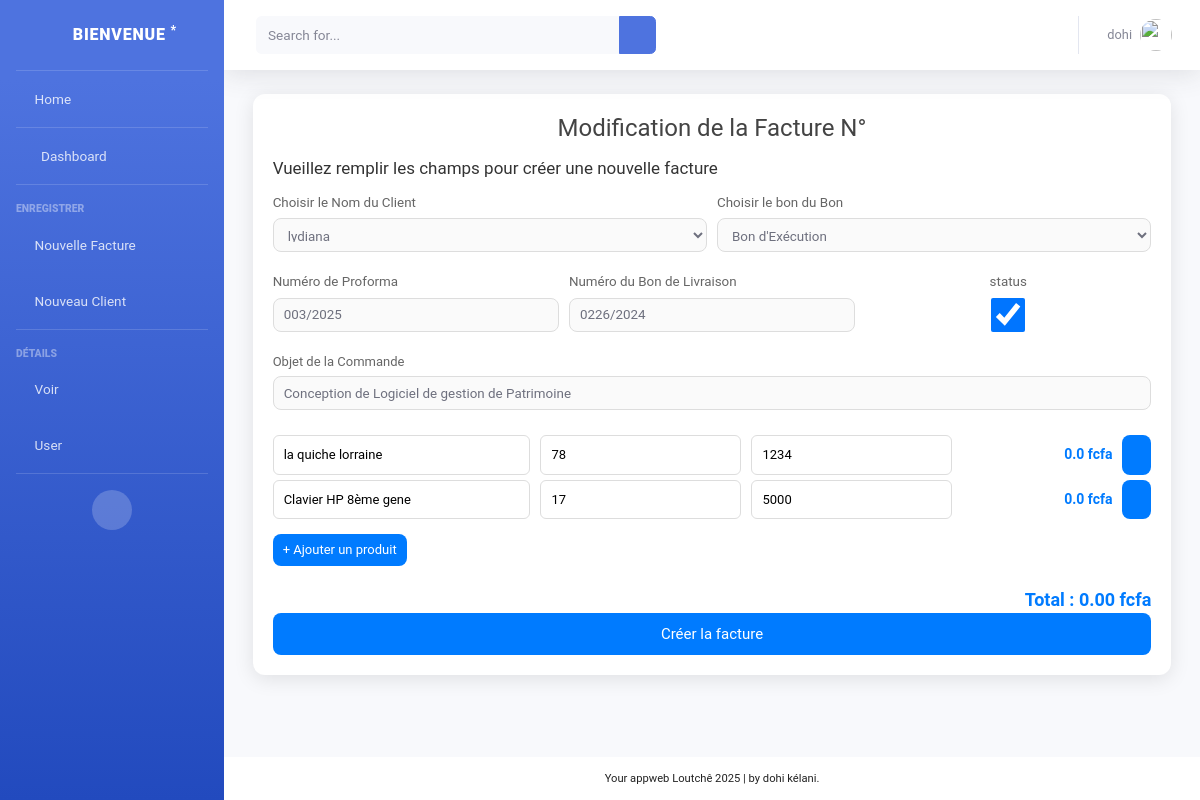
The page /dohi/liste_facture/modifier_facture/2/ (signed in) on the database its author committed.
### gestion_factures/models.py (models this page shows, shortened)
class Proforma(models.Model):
    boncommande = models.ForeignKey(BonCommande, on_delete=models.CASCADE, related_name='proformas')
    client = models.ForeignKey(Client, on_delete=models.CASCADE)
    numero_proforma = models.CharField(max_length=150, blank=False, null=False)
    objet = models.CharField(max_length=255 ,blank=False, null=False)
    status = models.BooleanField(default=False, blank=True)
    save_by = models.ForeignKey(User, on_delete=models.PROTECT, related_name='user_clients')
    date_proforma = models.DateTimeField(auto_now_add=True)
    class Meta:
        ordering = ['-date_proforma']
    def montant_ht(self):
        return sum(i.montant_proforma() for i in self.details_proforma.all())
    def montant_tva(self):
        return int((self.montant_ht() * 18) / 100)
    def montant_ttc(self):
        return self.montant_ht() + self.montant_tva()
    montant_ht.short_description = 'HT'
    montant_tva.short_description = 'TVA'
    montant_ttc.short_description = 'TTC'

class BonLivraison(models.Model):
    Descrip = (
        ('bl', 'Bon de Livraison'),
        ('be', 'Bon d\'Exécution'),
    )
    numero_bl = models.CharField(max_length=150, blank=False, null=False, default='aucun')
    facture_def = models.ForeignKey(FactureDefinitive, on_delete=models.CASCADE, related_name='bons_livraison')
    client = models.ForeignKey(Client, on_delete=models.CASCADE)
    status = models.BooleanField(default=False, blank=True)
    objet = models.CharField(max_length=255, blank=False, null=False)
    save_by = models.ForeignKey(User, on_delete=models.PROTECT, related_name='user_bon_livraison')
    nom_bon = models.CharField(max_length=2, choices=Descrip, blank=True, null=True, default="bl")
    date_bl = models.DateTimeField(auto_now_add=True)
    class Meta:
        ordering = ['-date_bl']
    def total_qte (self):
        return sum(i.qte_produit for i in self.details_bons_livraison.all())
    total_qte.short_description = 'total_Quantite'

class DetailsProforma(models.Model):
    proforma = models.ForeignKey(Proforma, on_delete=models.CASCADE, related_name='details_proforma')
    nom_produit = models.CharField(max_length=225, blank=False, null=False)
    qte_produit = models.IntegerField(blank=False, null=False)
    prix_produit = models.IntegerField(blank=False, null=False)
    def montant_proforma(self):
        return self.qte_produit * self.prix_produit
    montant_proforma.short_description = 'montant'

### gestion_factures/views.py (the view)
# urls.py: path('<str:username>/liste_facture/modifier_facture/<int:id>/', modifier_facture, name='modifier_facture'),
@login_required(login_url='/')
@user_passes_test(is_user)
def modifier_facture (request, username, id, *args, **kwargs):
    user = User.objects.get(username=username)
    try:
        proforma =  Proforma.objects.get(id=id)
        bon_commande = proforma.boncommande
        facture = FactureDefinitive.objects.get(proforma=proforma)
        bon_livraison = BonLivraison.objects.get(facture_def=facture)
        details_produits = DetailsProforma.objects.filter(proforma=id)
    except:
        messages.error(request, "Facture introuvable.")
        return redirect('list_facture', username=user)
    if request.method == 'POST':
        print(f'la facture à modifier est la facture N°{proforma.numero_proforma}')
        form_facture = FormFacture(request.POST)
        form_produit = FormProduit(request.POST)
        if form_facture.is_valid() and form_produit.is_valid():
            client = form_facture.cleaned_data['client']
            nom_bon = form_facture.cleaned_data['nom_bon']
            numero_proforma = form_facture.cleaned_data['numero_proforma']
            numero_bl = form_facture.cleaned_data['numero_bl']
            status = form_facture.cleaned_data['status']
            objet = form_facture.cleaned_data['objet']
            proforma.numero_proforma = numero_proforma
            proforma.numero_bl = numero_bl
            proforma.status = status
            proforma.objet = objet
            proforma.client = client
            proforma.save()
            facture.status = status
            facture.objet = objet
            facture.client = client
            facture.save_by = user
            facture.save()
            bon_livraison.numero_bl = numero_bl
            bon_livraison.status = status
            bon_livraison.objet = objet
            bon_livraison.client = client
            bon_livraison.nom_bon = nom_bon
            bon_livraison.save_by = user
            bon_livraison.save()
            for i in range(0, len(request.POST.getlist('nom_produit'))):
                nom_produit = request.POST.getlist('nom_produit')[i]
                qte_produit = int(request.POST.getlist('qte_produit')[i])
                prix_produit = int(request.POST.getlist('prix_produit')[i])
                DetailsBonCommande.objects.update_or_create(
                    boncommande = bon_commande,
                    nom_produit = nom_produit,
                    qte_produit = qte_produit,
                    prix_produit = prix_produit
                )
                DetailsProforma.objects.update_or_create(
                    proforma = proforma,
                    nom_produit = nom_produit,
                    qte_produit = qte_produit,
                    prix_produit = prix_produit
                )
                DetailsFacture_Def.objects.update_or_create(
                    facture_def = facture,
                    nom_produit = nom_produit,
                    qte_produit = qte_produit,
                    prix_produit = prix_produit
                )
                DetailsBonLivraison.objects.update_or_create(
                    bonlivraison = bon_livraison,
                    nom_produit = nom_produit,
                    qte_produit = qte_produit
                )
                Produit.objects.update_or_create(
                    boncommande = bon_commande,
                    nom_produit = nom_produit,
                    prix_produit = prix_produit
                )
        else:
            messages.error(request, 'le formulaire est invalide')
        messages.success(request, f'la fcture N°{proforma.numero_proforma} a été modifier avec succès!')
        return redirect('liste_facture', username=user)
    else:
        formFacture = FormFacture(initial={
            'client': proforma.client,
            'nom_bon': bon_livraison.nom_bon,
            'numero_proforma': proforma.numero_proforma,
            'numero_bl': bon_livraison.numero_bl,
            'status': proforma.status,
            'objet': proforma.objet,
        })
        formProduits = []
        for i, detail in enumerate(details_produits):
            formProduit = FormProduit(initial={
                'nom_produit': detail.nom_produit,
                'qte_produit': detail.qte_produit,
                'prix_produit': detail.prix_produit,
            })
            formProduits.append(formProduit)
    return render(request, 'modifier_facture.html', {
        'user': user,
        'form_facture': formFacture,
        'form_produit': formProduits,
    })

### gestion_factures/models.py (called while the page is built)
    def __str__(self):
        return self.nom

### gestion_factures/views.py (called while the page is built)
def is_user(user):
    return user.is_authenticated

### gestion_factures/templates/modifier_facture.html (shortened to what this page needs)
<!DOCTYPE html>
{% load static %}
<html lang="fr">
<head>
    <link href="{% static 'vendor/fontawesome-free/css/all.min.css' %}" rel="stylesheet" type="text/css">
    <link href="{% static 'css/sb-admin-2.min.css' %}" rel="stylesheet">
</head>
<body id="page-top">
    <div id="wrapper">
        {% include "sidebar.html" %}
        <div id="content-wrapper" class="d-flex flex-column">
            <div id="content">
                {% include "navbar.html" %}
                <div class="container-fluid">
                    <div class="container">
                        <h1>Modification de la Facture N°{{ proforma.numero_proforma }}</h1>
                        <form id="orderForm" method="post">
                            <h3>Vueillez remplir les champs pour créer une nouvelle facture</h3>
                            <div class="form-group1">
                                <div>
                                    <label>{{ form_facture.client.label }}</label>
                                    {{ form_facture.client }}
                                </div>
                                <div>
                                    <label>{{ form_facture.nom_bon.label }}</label>
                                    {{ form_facture.nom_bon }}
                                </div>
                            </div>
                            <div class="products">
                                <div class="form-group1">
                                    <div>
                                        <label >{{ form_facture.numero_proforma.label }}</label>
                                        {{ form_facture.numero_proforma }}
                                    </div>
                                    <div>
                                        <label>{{ form_facture.numero_bl.label }}</label>
                                        {{ form_facture.numero_bl }}
                                    </div>
                                    <div style="text-align: center;">
                                        <label>{{ form_facture.status.label }}</label>
                                        {{ form_facture.status }}
                                    </div>
                                </div>
                                <div class="form-group">
                                    <label>{{ form_facture.objet.label }}</label>
                                    {{ form_facture.objet }}
                                </div>
                                <div id="productList">
                                    {% for detail in form_produit %}
                                        <div class="product-item">
                                            {{ detail.nom_produit }}
                                            {{ detail.qte_produit }}
                                            {{ detail.prix_produit }}
                                            <span class="product-total">0.0 fcfa</span>
                                            <button type="button" class="remove-product-btn" onclick="removeProduct(this)"><i class="fas fa-trash"></i></button>
                                        </div>
                                    {% endfor %}
                                </div>
                                <button type="button" class="add-product-btn" onclick="addProduct()">+ Ajouter un produit</button>
                            </div>
                            <div class="total-container">
                                Total : <span id="totalPrice">0.00</span> fcfa
                            </div>
                            <button type="submit" class="submit-btn">Créer la facture</button>
                        </form>
                    </div>
                </div>
            </div>
            {% include "footer.html" %}
        </div>
    </div>
</body>
</html>

### Facture Loutche/gestion_factures/templates/navbar.html (shortened to what this page needs)
{% load static %}
<nav class="navbar navbar-expand navbar-light bg-white topbar mb-4 static-top shadow">
    <form
        class="d-none d-sm-inline-block form-inline mr-auto ml-md-3 my-2 my-md-0 mw-100 navbar-search">
        <div class="input-group">
            <input type="text" class="form-control bg-light border-0 small" placeholder="Search for..."
                aria-label="Search" aria-describedby="basic-addon2">
            <div class="input-group-append">
                <button class="btn btn-primary" type="button">
                    <i class="fas fa-search fa-sm"></i>
                </button>
            </div>
        </div>
    </form>
    <ul class="navbar-nav ml-auto">
        <li class="nav-item dropdown no-arrow">
            <a class="nav-link dropdown-toggle" href="#" id="userDropdown" role="button" data-toggle="dropdown" aria-haspopup="true" aria-expanded="false">
                <span class="mr-2 d-none d-lg-inline text-gray-600 small">
                {% if user.is_authenticated %}
                    {{ user.username }}
                {% endif %}
                </span>
                <img class="img-profile rounded-circle" src="{% static 'img/undraw_profile.svg' %}">
            </a>
        </li>
    </ul>
</nav>

### gestion_factures/templates/modifier_facture.html (style rules this page uses)
* { box-sizing: border-box; }
input[type ="checkbox"] { cursor: pointer; }
body { margin: 0; font-family: 'Roboto', sans-serif; background-color: #f4f4f9; color: #222; }
.container { width: 99%; margin: 20px auto; background: #fff; border-radius: 12px; box-shadow: 0 4px 20px rgba(0, 0, 0, 0.1); padding: 20px; }
h1 { text-align: center; color: #444; font-size: 24px; margin-bottom: 15px; }
.form-group { margin-bottom: 25px; }
.form-group1 { display: flex; gap: 10px; margin-bottom: 20px; }
.form-group1 div { width: 50%; }
.form-group label { display: block; font-size: 13px; margin-bottom: 5px; color: #666; }
.form-group1 label { display: block; font-size: 13.4px; margin-bottom: 5px; color: #666; }
.form-group input, .form-group1 input, .form-group select, .form-group1 select { width: 100%; padding: 9px 10px; border: 1px solid #ddd; border-radius: 8px; font-size: 13.4px; background: #fafafa; transition: border-color 0.3s ease; }
h3 { margin-bottom: 15px; font-size: 17px; color: #333; }
.product-item { display: flex; flex-wrap: wrap; gap: 10px; margin-bottom: 5px; }
.product-item input:nth-child(1) { flex: 1; min-width: 150px; padding: 9px 10px; border: 1px solid #ddd; border-radius: 6px; font-size: 13px; }
.product-item input:nth-child(2) { min-width: 150px; padding: 8px 10px; border: 1px solid #ddd; border-radius: 6px; font-size: 13px; }
.product-item input:nth-child(3) { min-width: 150px; padding: 8px 10px; border: 1px solid #ddd; border-radius: 6px; font-size: 13px; }
.product-total { display: flex; align-items: center; justify-content: end; font-size: 14px; color: #007bff; font-weight: bold; min-width: 150px; text-align: right; }
.product-item .remove-product-btn { background: #007bff; color: #fff; border: none; padding: 5px 9px; border-radius: 8px; cursor: pointer; font-size: 14px; transition: background 0.3s ease; }
.add-product-btn { display: block; margin: 15px 0 ; padding: 6px 10px; background: #007bff; color: #fff; font-size: 13px; border: none; border-radius: 8px; cursor: pointer; text-align: start; transition: background 0.3s ease; }
.total-container { font-size: 18px; text-align: right; font-weight: bold; margin-top: 20px; color: #007bff; }
.submit-btn { width: 100%; padding: 10px; font-size: 15px; background: #007bff; color: white; border: none; border-radius: 8px; cursor: pointer; transition: background 0.3s ease; }

### rows shown on the page
Proforma: client "lydiana", numero_proforma "003/2025", status "☑", objet "Conception de Logiciel de gestion de Patrimoine"
BonLivraison: numero_bl "0226/2024"
DetailsProforma: nom_produit "la quiche lorraine"
DetailsProforma: qte_produit "78" "17", prix_produit "1234" "5000", nom_produit "Clavier HP 8ème gene"

### other values the page prints
{{ user.username }} "dohi"
